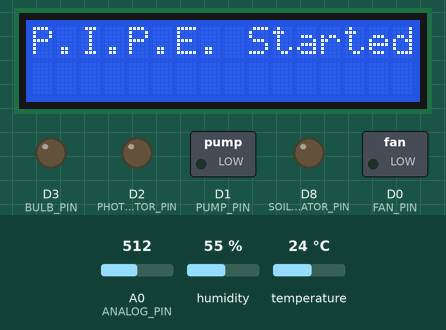
This sketch was run on a simulated ESP8266 (NodeMCU). Shown: 16×2 character LCD, switched loads named in the sketch (green lamp = pin HIGH), output pins drawn as LEDs (lit = HIGH). Inputs (shaded band) come from the test bench; at power-on: A0 (ANALOG_PIN) = 512, humidity 55 %, temperature 24 °C. WiFi joins after 1.5 s; servers stay silent unless stated; uploads are accepted with an empty reply; what the sketch prints to the serial monitor is not drawn.

Above: at 0.1 s.
At 3.4 s:
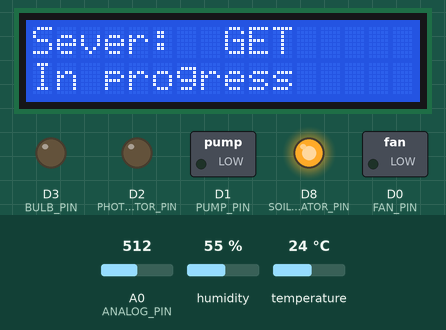
At 4.1 s:
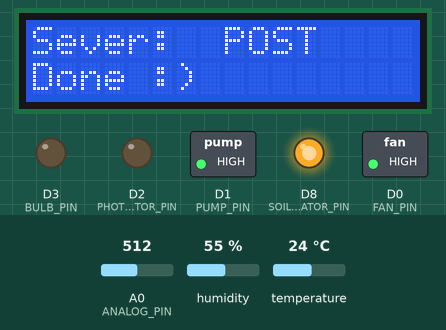
At 10.3 s:
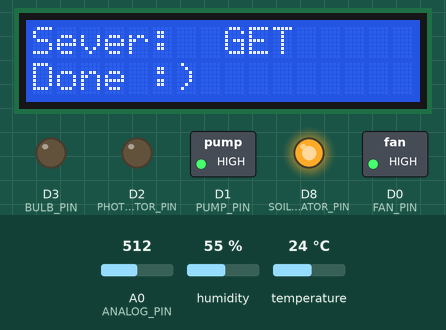
Timing chart, 0 to 11.8 s (numbered marks = the images above):
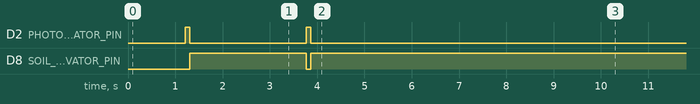

Measured:
- what the display in image 2 shows lasts 5.9 s, from 4.1 s to 10.0 s

The sketch:

pipe-arduino.ino
```cpp
// Debug:
#ifdef DEBUG_ESP_PORT
#define DEBUG_MSG(...) DEBUG_ESP_PORT.printf(__VA_ARGS__)
#else
#define DEBUG_MSG(...)
#endif

// Dependencies:
#include <DHT.h>
#include <WiFiClientSecureBearSSL.h>

// Modules:
#include "./PIPEInstance.h"
#include "./initWifi.h"
#include "./flash.h"
#include "./Request.h"
#include "./Screen.h"
#include "./settings.h"

// Millis()
unsigned long time_isclientonline = 0;
unsigned long time_pipenow = 0;
unsigned long time_records = 0;
DHT* dhtSensorPtr;
DHT localDhtSensor(DHT_PIN, DHT_TYPE);

void setup()
{
  Serial.begin(SERIAL_BAUD_RATE);
  Serial.print("\n\n\n\nF/setup: Started version ");
  Serial.println(VERSION);

  Screen::setUp();
  Screen::setUpMessage();
  delay(1000);

  localDhtSensor.begin();
  dhtSensorPtr = &localDhtSensor;
  PIPEInstance.setUp(dhtSensorPtr);
  PIPEInstance.update();

  initWifi();
  getPipe();
  postPipe(false);
}

bool isClientOnline = false;
void loop()
{
  // https://www.norwegiancreations.com/2017/09/arduino-tutorial-using-millis-instead-of-delay/
  std::unique_ptr<BearSSL::WiFiClientSecure>client(new BearSSL::WiFiClientSecure);
  // Ignore SSL certificate validation
  client->setInsecure();
  if (wifiConnected() == false) {
    initWifi();
  }
  if (millis() >= time_isclientonline + ISCLIENTONLINE_PERIOD) { // Clock for isclientonline
    time_isclientonline += ISCLIENTONLINE_PERIOD;
    Serial.println("\n\nF/loop: ISCLIENTONLINE_PERIOD");
    isClientOnline = checkIsClientOnline();
  };
  if (isClientOnline && millis() >= time_pipenow + PIPENOW_PERIOD) { // Clock for pipenow
    time_pipenow += PIPENOW_PERIOD;
    Serial.println("\n\nF/loop: PIPENOW_PERIOD");
    getPipe();
    postPipe(false);
  };
  if (millis() >= time_records + RECORD_PERIOD) { // Clock for records
    time_records += RECORD_PERIOD;
    Serial.println("\n\nF/loop: RECORD_PERIOD");
    getPipe();
    postPipe(true);
  };
}
```

PIPE.cpp
```cpp
#include "./PIPE.h"

#include "./settings.h"

#include <DHT.h>

const float MAX_ANALOG_LIGHT = 1024.0;
const float MAX_ANALOG_SOIL_HUMIDITY = 1024.0;

PIPE::PIPE()
{
  Serial.println("C/Pipe: PIPE");
}

void PIPE::onBulb()
{
  Serial.println("C/Pipe: onBulb");
  isBulbOn = 1;
  _onBulb();
}

void PIPE::offBulb()
{
  Serial.println("C/Pipe: offBulb");
  isBulbOn = 0;
  _offBulb();
}

void PIPE::onFan()
{
  Serial.println("C/Pipe: onFan");
  isFanOn = 1;
  _onFan();
}

void PIPE::offFan()
{
  Serial.println("C/Pipe: offFan");
  isFanOn = 0;
  _offFan();
}

void PIPE::onPump()
{
  Serial.println("C/Pipe: onPump");
  isPumpOn = 1;
  _onPump();
}

void PIPE::offPump()
{
  Serial.println("C/Pipe: offPump");
  isPumpOn = 0;
  _offPump();
}

void PIPE::setUp(DHT *dhtSensorPtr_)
{
  Serial.println("C/Pipe: setUp");
  // DHT:
  dhtSensorPtr = dhtSensorPtr_;

  // Photoresistor and Soil:
  pinMode(ANALOG_PIN, INPUT);
  pinMode(PHOTORESISTOR_ACTIVATOR_PIN, OUTPUT);
  pinMode(SOIL_ACTIVATOR_PIN, OUTPUT);

  // Bulb:
  pinMode(BULB_PIN, OUTPUT);
  digitalWrite(BULB_PIN, LOW);
  isBulbOn = 0;

  // Fan:
  pinMode(FAN_PIN, OUTPUT);

  // Pump:
  pinMode(PUMP_PIN, OUTPUT);
  isPumpOn = 0;
}

void PIPE::update()
{
  Serial.print("C/Pipe: update: ");
  airHumidity = _getAirHumidity();
  Serial.print("airHumidity ");
  soilHumidity = _getSoilHumidity();
  Serial.print("soilHumidity ");
  temperature = _getTemperature();
  Serial.print("temperature ");
  light = _getLight();
  Serial.print("light\n");
}

void PIPE::debug()
{
  Serial.println("C/Pipe: debug:");
  update();
  Serial.print("  airHumidity: ");
  Serial.println(airHumidity);
  Serial.print("  soilHumidity: ");
  Serial.println(soilHumidity);
  Serial.print("  temperature: ");
  Serial.println(temperature);
  Serial.print("  light: ");
  Serial.println(light);
  Serial.print("  isBulbOn: ");
  Serial.println(isBulbOn);
  Serial.print("  isFanOn: ");
  Serial.println(isFanOn);
  Serial.print("  isPumpOn: ");
  Serial.println(isPumpOn);
}

void PIPE::debugControls()
{
  Serial.println("C/Pipe: debugControls:");
  onBulb();
  onFan();
  Serial.println("++++++++ Everyting activated");
  Serial.print("Delay.....");
  delay(2000);
  Serial.println("end");
  offBulb();
  offFan();
  Serial.println("-------- Everything deactivated");
  Serial.print("Delay....");
  delay(2000);
  Serial.println("end");
}

float PIPE::_getAirHumidity()
{
  delay(100);
  float humidity = dhtSensorPtr->readHumidity();
  return humidity;
}

float PIPE::_getSoilHumidity()
{
  const float analogHumidity = _readAnalog(true);
  const float inverseHumidity = MAX_ANALOG_SOIL_HUMIDITY - analogHumidity;
  return (inverseHumidity * 100.0) / MAX_ANALOG_SOIL_HUMIDITY;
}

float PIPE::_getTemperature()
{
  delay(100);
  return dhtSensorPtr->readTemperature();
}

float PIPE::_getLight()
{
  const float analogLight = _readAnalog(false);
  return (analogLight * 100.0) / MAX_ANALOG_LIGHT;
}

void PIPE::_onBulb()
{
  digitalWrite(BULB_PIN, HIGH);
}

void PIPE::_offBulb()
{
  digitalWrite(BULB_PIN, LOW);
}

void PIPE::_onFan()
{
  digitalWrite(FAN_PIN, LOW);
}

void PIPE::_offFan()
{
  digitalWrite(FAN_PIN, HIGH);
}

void PIPE::_onPump()
{
  digitalWrite(PUMP_PIN, LOW);
}

void PIPE::_offPump()
{
  digitalWrite(PUMP_PIN, HIGH);
}

float PIPE::_readAnalog(bool isForSoilHumiditySensor) {
  float value;
  if (isForSoilHumiditySensor) {
    digitalWrite(PHOTORESISTOR_ACTIVATOR_PIN, LOW);
    digitalWrite(SOIL_ACTIVATOR_PIN, HIGH);
    value = analogRead(ANALOG_PIN);
    digitalWrite(PHOTORESISTOR_ACTIVATOR_PIN, HIGH);
    digitalWrite(SOIL_ACTIVATOR_PIN, LOW);
  } else {
    digitalWrite(PHOTORESISTOR_ACTIVATOR_PIN, HIGH);
    digitalWrite(SOIL_ACTIVATOR_PIN, LOW);
    value = analogRead(ANALOG_PIN);
    digitalWrite(PHOTORESISTOR_ACTIVATOR_PIN, LOW);
    digitalWrite(SOIL_ACTIVATOR_PIN, HIGH);
  }
  return value;
}
```

PIPE.h
```cpp
#ifndef PIPE_H
#define PIPE_H

#include <DHT.h>

class PIPE
{
public:
  PIPE();

  float airHumidity;
  float soilHumidity;
  float temperature;
  float light;
  int isBulbOn;
  int isFanOn;
  int isPumpOn;

  void onBulb();
  void offBulb();
  void onFan();
  void offFan();
  void onPump();
  void offPump();

  void setUp(DHT* dhtSensorPtr_);
  void update();
  void debug();
  void debugControls();

private:
  DHT* dhtSensorPtr;

  float _getAirHumidity();
  float _getSoilHumidity();
  float _getTemperature();
  float _getLight();

  void _onBulb();
  void _offBulb();

  void _onFan();
  void _offFan();

  void _onPump();
  void _offPump();

  float _readAnalog(bool isForSoilHumiditySensor);
};

#endif
```

PIPEInstance.cpp
```cpp
#include "./PIPEInstance.h"

#include "./PIPE.h"

PIPE PIPEInstance = PIPE();
```

PIPEInstance.h
```cpp
#ifndef PIPE_INSTANCE_H
#define PIPE_INSTANCE_H

#include "./PIPE.h"

extern PIPE PIPEInstance;

#endif
```

Request.cpp
```cpp
#include "./request.h"
#include "./Screen.h"

#include <ESP8266HTTPClient.h>
#include <WiFiClientSecureBearSSL.h>
#include <ArduinoJson.h>
#include "./PIPEInstance.h"
#include "./settings.h"
#include "./env.h"
#include "./startAutomation.h"

#include <ESP8266WiFi.h>
WiFiClient WifiClient;

bool checkIsClientOnline()
{
  Serial.println("F/checkIsClientOnline: Started");
  Screen::requestMessage("GET", false);

  std::unique_ptr<BearSSL::WiFiClientSecure>client(new BearSSL::WiFiClientSecure);
  // Ignore SSL certificate validation
  client->setInsecure();

  HTTPClient http;
  http.begin(*client, ISCLIENTONLINE_URL);
  http.addHeader("Content-Type", "application/json");
  http.addHeader("password", API_PASSWORD);
  http.addHeader("is-pipe", "true");
  int httpCode = http.GET();

  String payload = http.getString();
  Serial.print("F/getPipe: code ");
  Serial.println(http.headers());
  Serial.print(httpCode);
  Serial.print("  payload: ");
  Serial.println(payload);

  DynamicJsonDocument jsonRes(BUFFER_SIZE);
  deserializeJson(jsonRes, payload);

  const int isClientOnline = int(jsonRes["isClientOnline"]);
  Screen::requestMessage("GET", true);
  http.end();
  return isClientOnline;
}

void getPipe()
{
  Serial.println("F/getPipe: Started");
  Screen::requestMessage("GET", false);
    std::unique_ptr<BearSSL::WiFiClientSecure>client(new BearSSL::WiFiClientSecure);
  // Ignore SSL certificate validation
  client->setInsecure();

  HTTPClient http;
  http.begin(*client, RECORDS_URL);
  http.addHeader("Content-Type", "application/json");
  http.addHeader("password", API_PASSWORD);
  http.addHeader("is-pipe", "true");
  int httpCode = http.GET();

  String payload = http.getString();
  Serial.print("F/getPipe: code ");
  Serial.println(http.headers());
  Serial.print(httpCode);
  Serial.print("  payload: ");
  Serial.println(payload);

  DynamicJsonDocument jsonRes(BUFFER_SIZE);
  deserializeJson(jsonRes, payload);

  const int automation = int(jsonRes["automation"]);
  if (automation == 1) {
    startAutomation();
  } else {
    const int isBulbOn = int(jsonRes["isBulbOn"]);
    const int isFanOn = int(jsonRes["isFanOn"]);
    const int isPumpOn = int(jsonRes["isPumpOn"]);
    if (isBulbOn == 1)
    {
      PIPEInstance.onBulb();
    }
    else
    {
      PIPEInstance.offBulb();
    }
    if (isFanOn == 1)
    {
      PIPEInstance.onFan();
    } else {
      PIPEInstance.offFan();
    }
    if (isPumpOn == 1)
    {
      PIPEInstance.onPump();
    } else {
      PIPEInstance.offPump();
    }
  }
  Screen::requestMessage("GET", true);
  http.end();
}

void postPipe(bool createRecord)
{
  Screen::requestMessage("POST", false);
  Serial.println("F/postPipe: Started");
  PIPEInstance.update();

  char bodyBuffer[BUFFER_SIZE];
  char rawBody[] = "{\"airHumidity\": \"%f\", \"soilHumidity\": \"%f\", \"temperature\": \"%f\", \"light\": \"%f\"}";
  sprintf(bodyBuffer, rawBody, float(PIPEInstance.airHumidity), float(PIPEInstance.soilHumidity), float(PIPEInstance.temperature), float(PIPEInstance.light));
  Serial.println("F/postPipe: Body:");
  Serial.println(bodyBuffer);

  std::unique_ptr<BearSSL::WiFiClientSecure>client(new BearSSL::WiFiClientSecure);
  // Ignore SSL certificate validation
  client->setInsecure();

  HTTPClient http;
  if (createRecord) {
    http.begin(*client, RECORDS_URL);
  } else {
    http.begin(*client, PIPENOW_URL);
  }

  http.addHeader("Content-Type", "application/json");
  http.addHeader("password", API_PASSWORD);
  http.addHeader("is-pipe", "true");
  int httpCode = http.POST(bodyBuffer);
  if (httpCode > 0)
  {
    String payload = http.getString();
    Serial.print("F/postPipe: code ");
    Serial.println(httpCode);
    Serial.println("F/postPipe: response: " + payload);
    Serial.println(http.headers());
  }
  else
  {
    Serial.println("F/postPipe: Error in http request");
    Serial.println(httpCode);
    Serial.println(http.headers());
  }
  http.end();
  Screen::requestMessage("POST", true);
}
```

Request.h
```cpp
#ifndef REQUEST_H
#define REQUEST_H

void getPipe();
void postPipe(bool createRecord);
bool checkIsClientOnline();
#endif
```

Screen.cpp
```cpp
#include "./Screen.h"
#include "./settings.h"
#include "./PIPEInstance.h"
#include "./settings.h"
#include "./env.h"

#include <LiquidCrystal_I2C.h>
#include <Wire.h>

LiquidCrystal_I2C lcd(0x27,16,2);

void Screen::setUp()
{
  Wire.begin(DISPLAY_SDA, DISPLAY_SCL);
  lcd.init();
  lcd.backlight();
}

void Screen::helloWorld()
{
  lcd.clear();
  lcd.setCursor(0,0);
  lcd.print("Hello World!");
  lcd.setCursor(0,1);
  lcd.print("{{{(>_<)}}}");
}

void Screen::setUpMessage()
{
  lcd.clear();
  lcd.setCursor(0,0);
  lcd.print("P.I.P.E. Started!");
}

void Screen::searchingWifiMessage(int dots) {
  lcd.clear();
  lcd.setCursor(0,0);
  lcd.print("Connecting");
  String dotsString = "";
  for (int i = 0; i < dots; i++) {
    dotsString.concat(".");
  }
  lcd.setCursor(10,0);
  lcd.print(dotsString);
  lcd.setCursor(0,1);
  lcd.print(WIFI_SSID);
}

void Screen::requestMessage(char verb[], bool done)
{
  lcd.clear();
  lcd.setCursor(0,0);
  lcd.print("Sever: ");
  lcd.setCursor(8,0);
  lcd.print(verb);
  lcd.setCursor(0,1);
  if (done) {
    lcd.print("Done :)");
  } else {
    lcd.print("In progress");
  }
}
```

Screen.h
```cpp
#ifndef SCREEN_H
#define SCREEN_H

#include <LiquidCrystal_I2C.h>

class Screen
{
public:
  static void setUp();

  static void helloWorld();
  static void setUpMessage();
  static void searchingWifiMessage(int dots);
  static void requestMessage(char verb[], bool done);
};

#endif
```

env.h
```cpp
#ifndef ENV_H
#define ENV_H

#define API_PASSWORD "3124315"

#define WIFI_SSID "iPhone de Obama"
#define WIFI_PASSWORD "obamapro"

#endif
```

flash.h
```cpp
#ifndef FLASH_H
#define FLASH_H

void flash(int time, int times);

#endif
```

flash.ino
```cpp
#include "./flash.h"

#include "./settings.h"

int i = 0;

void flash(int time, int times)
{
  if (i == 0)
  {
    pinMode(FLASH_PIN, OUTPUT);
    i++;
  }

  for (int i = 0; i < times; i++)
  {
    digitalWrite(FLASH_PIN, HIGH);
    delay(time);
    digitalWrite(FLASH_PIN, LOW);
    delay(time);
  }
}
```

initWifi.cpp
```cpp
#include "./initWifi.h"
#include "./Screen.h"

#include <ESP8266WiFi.h>
#include "./settings.h"
#include "./env.h"

const char *ssid = WIFI_SSID;
const char *password = WIFI_PASSWORD;

IPAddress ip;

void initWifi()
{
  int dots = 1;
  Serial.println("F/initWifi: Started");
  WiFi.mode(WIFI_STA);
  WiFi.begin(ssid, password);
  Serial.print("F/initWifi: Connecting to Wifi ..");
  while (WiFi.status() != WL_CONNECTED)
  {
    Screen::searchingWifiMessage(dots);
    Serial.print('.');
    dots < 4 ? dots += 1 : dots = 1;
    delay(1000);
  }

  Serial.print("\nF/initWifi: Connected to wifi: ");
  ip = WiFi.localIP();
  Serial.println(ip);
}

bool wifiConnected() {
   if (WiFi.status() == WL_CONNECTION_LOST || WiFi.status() == WL_DISCONNECTED) {
     return false;
   } else {
     return true;
   }
}
```

initWifi.h
```cpp
#ifndef WIFI_H
#define WIFI_H

void initWifi();
bool wifiConnected();

#endif
```

startAutomation.cpp
```cpp
#include "./startAutomation.h"
#include "./PIPEInstance.h"
#include "./settings.h"

void startAutomation() {
  if (PIPEInstance.light <= MIN_PIPE_LIGHT) {
    PIPEInstance.onBulb();
  } else {
    PIPEInstance.offBulb();
  }
  if (PIPEInstance.temperature >= MAX_PIPE_TEMPERATURE) {
    PIPEInstance.onFan();
  } else {
    PIPEInstance.offFan();
  }
  if (PIPEInstance.soilHumidity <= MIN_PIPE_HUMIDITY) {
    PIPEInstance.onPump();
  } else {
    PIPEInstance.offPump();
  }
}
```

startAutomation.h
```cpp
#ifndef AUTOMATION_H
#define AUTOMATION_H

void startAutomation();

#endif
```

settings.h
```cpp
#ifndef SETTINGS_H
#define SETTINGS_H

#define VERSION "2.0.0"

// Pins Order:
// 16 5 4 0 2 3.3V GND
// D0 D1 D2 D3 D4 3V GND D5 D6 D7 D8

// No usable pins:
// D0 (GPIO16), D3 (GPIO0), D4 (GPIO2), D8 (GPIO15), TX (GPIO1)
#define FLASH_PIN D7

#define DHT_PIN D6
#define DHT_TYPE DHT11

#define BULB_PIN D3

#define FAN_PIN D0

#define PUMP_PIN D1

#define ANALOG_PIN A0
#define PHOTORESISTOR_ACTIVATOR_PIN D2
#define SOIL_ACTIVATOR_PIN D8

#define DISPLAY_SDA 2  // D4
#define DISPLAY_SCL 14 // D5

#define BUFFER_SIZE 174

#define SERIAL_BAUD_RATE 115200

const char RECORDS_URL[] = "https://pipe-server-3owi4xjzwq-tl.a.run.app/v1/piperecords";
const char PIPENOW_URL[] = "https://pipe-server-3owi4xjzwq-tl.a.run.app/v1/pipenow";
const char ISCLIENTONLINE_URL[] = "https://pipe-server-3owi4xjzwq-tl.a.run.app/v1/isclientonline";

#define PORT 80
#define ISCLIENTONLINE_PERIOD 10000 // In milliseconds
#define PIPENOW_PERIOD 3000
#define RECORD_PERIOD 300000
// #define RECORD_PERIOD 60000

#define MIN_PIPE_LIGHT 30.0
#define MAX_PIPE_TEMPERATURE 25.0
#define MIN_PIPE_HUMIDITY 10.0

#endif
```
